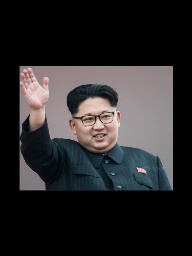
#> input picture data.jpg, 192 x 256 px
$ python -i kcf.py   (imports and definitions only)
#> lines starting #> are read from the running program, lines starting #| are printed output that depends on the picture
import cv2
import numpy as np
from numpy.fft import fft2, ifft2, fftshift
from numpy import conj, real


class HOG(object):
    # [38 lines left out: functions __init__, get_feature, show_hog, not called in this run]


class KCFtracker(object):
    def __init__(self, max_patch_size=256, padding=2.5, sigma=0.6, lambdar=0.0001, update_rate=0.012, gray_feature=False, debug=False):
        self.max_patch_size = max_patch_size
        self.padding = padding
        self.sigma = sigma
        self.lambdar = lambdar
        self.update_rate = update_rate
        self.gray_feature = gray_feature
        self.debug = debug

    # [48 lines left out: functions xyxy2cs, get_feature, gaussian_peak, not called in this run]

    def train(self, x, y, sigma, lambdar):
        k = self.kernel_correlation(x, x, sigma)
        return fft2(y) / (fft2(k) + lambdar)

    def detect(self, alphaf, x, z, sigma):
        k = self.kernel_correlation(x, z, sigma)
        return real(ifft2(self.alphaf * fft2(k)))

    # [25 lines left out: functions kernel_correlation, init, not called in this run]

    def update(self, image):
        cx, cy, w, h = self.roi
        max_response = -1
        for scale in [0.95, 1.0, 1.05]:
            roi = map(int, (cx, cy, w * scale, h * scale))
            z = self.get_feature(image, roi)
            responses = self.detect(self.alphaf, self.x, z, self.sigma)
            height, width = responses.shape
            if self.debug:
                cv2.imshow("res", responses)
                cv2.waitKey(0)
            idx = np.argmax(responses)
            res = np.max(responses)
            if res > max_response:
                max_response = res
                dx = int((idx % width - width / 2) / self.scale_w)
                dy = int((idx / width - height / 2) / self.scale_h)
                best_w = int(w * scale)
                best_h = int(h * scale)
                best_z = z
        self.roi = (cx + dx, cy + dy, best_w, best_h)
        # update template
        self.x = self.x * (1 - self.update_rate) + best_z * self.update_rate
        y = self.gaussian_peak(best_z.shape[2], best_z.shape[1])
        new_alphaf = self.train(best_z, y, self.sigma, self.lambdar)
        self.alphaf = self.alphaf * \
            (1 - self.update_rate) + new_alphaf * self.update_rate

        cx, cy, w, h = self.roi
        return (cx - w // 2, cy - h // 2, w, h)

>>> import cv2
>>> picture = cv2.imread('../data.jpg', cv2.IMREAD_GRAYSCALE)
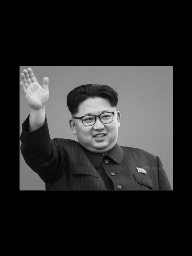
#> picture: shape (256, 192); min 0, max 253, mean 41.7
>>> result = KCFtracker().update(picture)
#> (the run stopped early here; a loop or call above may not have finished)
